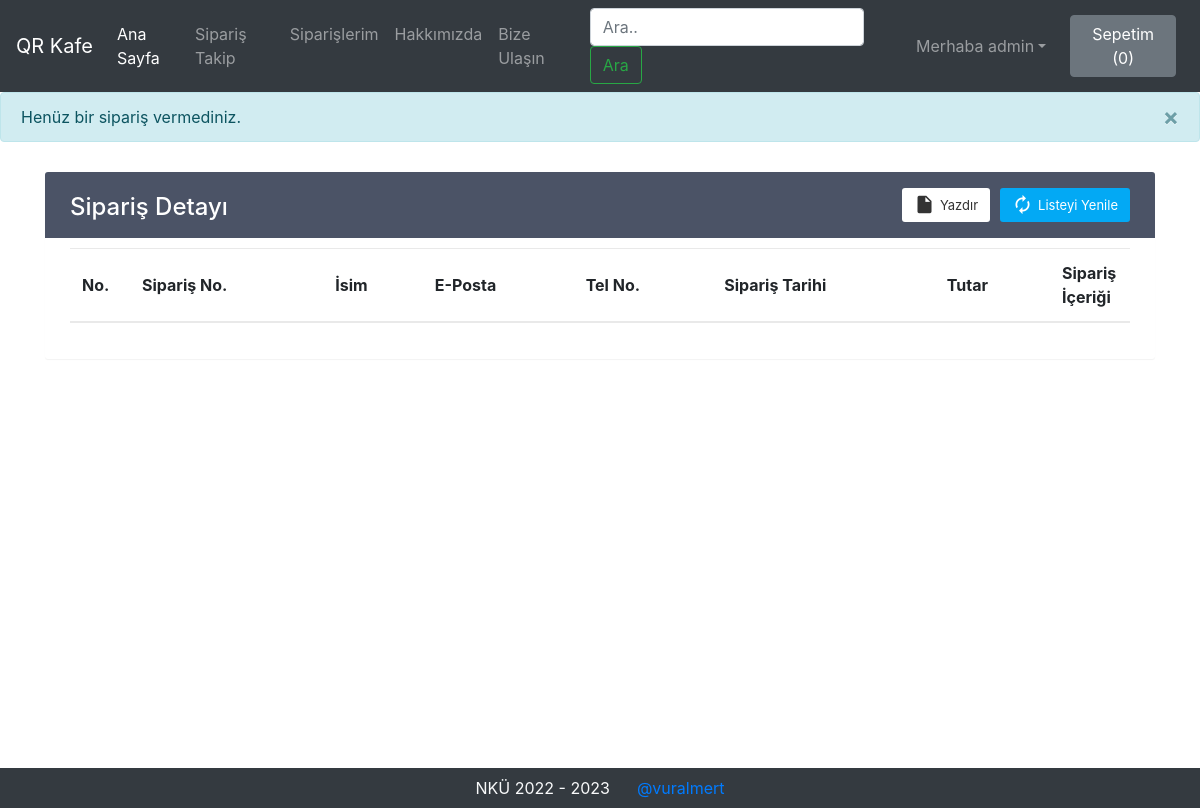
Before: /orders/ (signed in) with the older database file.
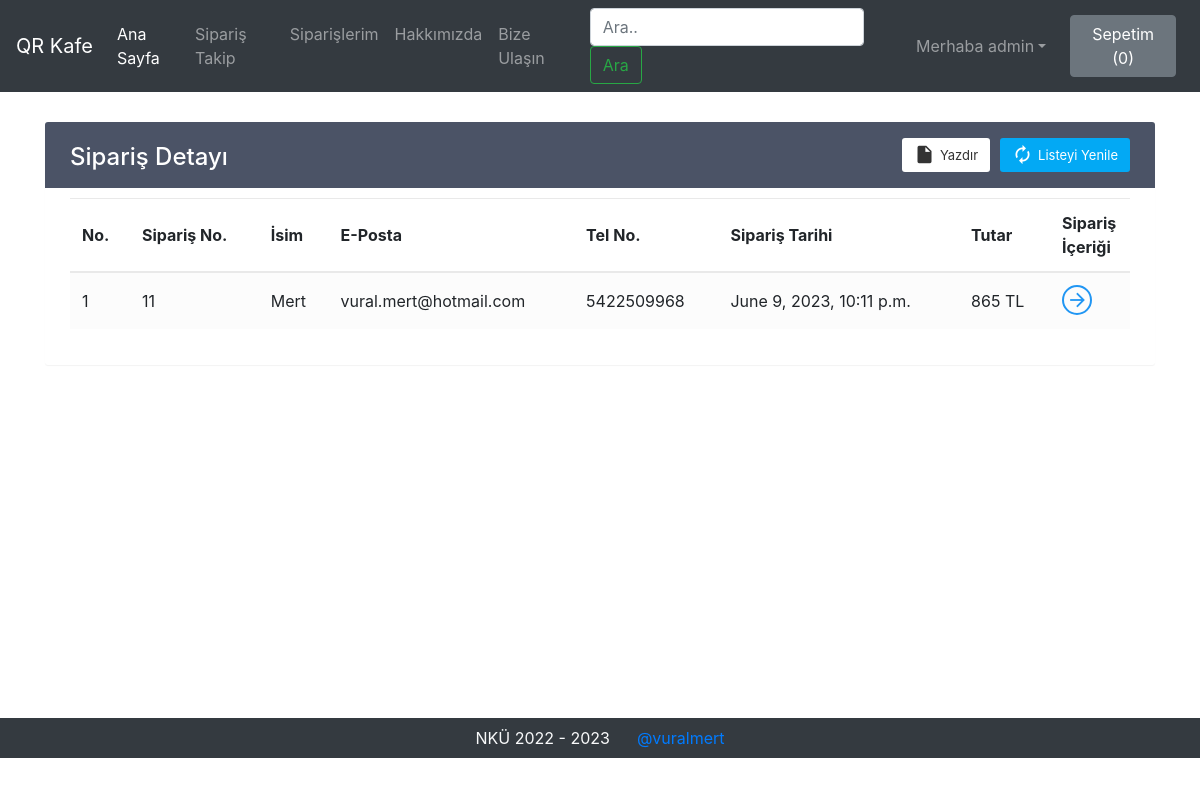
After: the same page with the newer database file.
### orders/models.py (models this page shows)
class Orders(models.Model):
    order_id = models.AutoField(primary_key=True)
    items_json = models.CharField(max_length=5000)
    userId = models.IntegerField(default=0)
    amount = models.IntegerField(default=0)
    name = models.CharField(max_length=90)
    email = models.CharField(max_length=111)
    table_no = models.CharField(max_length=111)
    phone = models.CharField(max_length=111, default="")
    timestamp = models.DateTimeField(default=timezone.now)

### orders/views.py (the view)
# urls.py: path('orders/', OrderView, name="Orders"),
def OrderView(request):
    if request.user.is_authenticated:
        current_user = request.user
        orderHistory = Orders.objects.filter(userId=current_user.id)
        if len(orderHistory) == 0:
            messages.info(request, "Henüz bir sipariş vermediniz.")
            return render(request, 'orderView.html')
        return render(request, 'orderView.html', {'orderHistory': orderHistory})
    return render(request, 'orderView.html')

### templates/orderView.html (shortened to what this page needs)
{% extends 'basic.html' %}
{% block body %}
{% if user.is_authenticated %}
<div class="container" id="cont">
    <div class="table-wrapper">
        <div class="table-title">
            <div class="row">
                <div class="col-sm-4">
                    <h2>Sipariş Detayı</h2>
                </div>
                <div class="col-sm-8">
                    <a href="" class="btn btn-primary"><i class="material-icons">&#xE863;</i> <span>Listeyi Yenile</span></a>
                    <a href="#" onclick="window.print()" class="btn btn-info"><i class="material-icons">&#xE24D;</i> <span>Yazdır</span></a>
                </div>
            </div>
        </div>
        <table class="table table-striped table-hover">
            <thead>
                <tr>
                    <th>No.</th>
                    <th>Sipariş No.</th>
                    <th>İsim</th>
                    <th>E-Posta</th>
                    <th>Tel No.</th>
                    <th>Sipariş Tarihi</th>
                    <th>Tutar</th>
                    <th>Sipariş İçeriği</th>
                </tr>
            </thead>
            <tbody>
                {% for i in orderHistory %}
                <tr>
                    <td class="count"></td>
                    <td>{{i.order_id}}</td>
                    <td>{{i.name}}</td>
                    <td>{{i.email}}</td>
                    <td>{{i.phone}}</td>
                    <td>{{i.timestamp}}</td>
                    <td>{{i.amount}} TL</td>
                    <td><a href="#" id="click{{i.order_id}}" class="view" title="View Details"><i class="material-icons">&#xE5C8;</i></a></td>
                </tr>
                {% endfor %}
            </tbody>
        </table>
    </div>
</div>
{% else %}
    <div id="cont2">
        <div class="alert alert-info">
            <font style="font-size:22px"><center><strong><a class="alert-link" data-toggle="modal" data-target="#loginModal">Önce Giriş Yapmalısınız</a></strong></center></font>
        </div>
    </div>
{% endif %}
{% endblock %}

### templates/basic.html (shortened to what this page needs)
<!doctype html>
<html lang="en">
  <head>
    <link rel="stylesheet" href="https://stackpath.bootstrapcdn.com/bootstrap/4.2.1/css/bootstrap.min.css">
    <link rel="stylesheet" href="https://stackpath.bootstrapcdn.com/bootstrap/4.3.1/css/bootstrap.min.css">
    <link rel="stylesheet" href="https://use.fontawesome.com/releases/v5.8.2/css/all.css">
  </head>
  <body>
    <nav class="navbar navbar-expand-lg navbar-dark bg-dark">
      <a class="navbar-brand" href="/home">QR Kafe</a>
      <div class="collapse navbar-collapse" id="navbarSupportedContent">
        <ul class="navbar-nav mr-auto">
          <li class="nav-item active">
            <a class="nav-link" href="/home">Ana Sayfa <span class="sr-only">(current)</span></a>
          </li>
          <li class="nav-item">
            <a class="nav-link" href="/tracker">Sipariş Takip</a>
          </li>
          <li class="nav-item">
            <a class="nav-link" href="/orders/">Siparişlerim</a>
          </li>
          <li class="nav-item">
            <a class="nav-link" href="/about">Hakkımızda</a>
          </li>
          <li class="nav-item">
            <a class="nav-link" href="/contact">Bize Ulaşın</a>
          </li>
        </ul>
        <form method="get" action="/search" class="form-inline my-2 my-lg-0 mx-3">
          <input class="form-control mr-sm-2" type="search" name="search" id="search" placeholder="Ara.." aria-label="Search" required>
          <button class="btn btn-outline-success my-2 my-sm-0" type="submit">Ara</button>
        </form>
        {% if user.is_authenticated %}
        <ul class="navbar-nav mr-2">
          <li class="nav-item dropdown">
            <a class="nav-link dropdown-toggle" href='#' id="navbarDropdown" role="button" data-toggle="dropdown"> Merhaba {{request.user}}</a>
          </li>
        </ul>
        {% else %}
        <button type="button" class="btn btn-success mx-2" data-toggle="modal" data-target="#loginModal">Giriş</button>
        <button type="button" class="btn btn-success mx-2" data-toggle="modal" data-target="#signupModal">Kayıt Ol</button>
        {% endif %}
        <button type="button" class="btn btn-secondary mx-2" id="popcart" data-container="body" data-html="true" data-toggle="popover" title="Sepetim" data-placement="bottom" data-content="Bottom popover">
          Sepetim (<span id="cart">0</span>)
        </button>
      </div>
    </nav>
    {% if messages %}
        {% for message in messages %}
          <div class="alert alert-{{ message.tags }} alert-dismissible mb-0" role="alert">
            <button type="button" class="close" data-dismiss="alert"><span aria-hidden="true">×</span></button>
            {{ message }}
          </div>
        {% endfor %}
    {% endif %}
    {% block body %} {% endblock %}
    <div class="footer container-fluid bg-dark text-light">
        <p class="text-center py-2 mb-0">NKÜ 2022 - 2023 &nbsp;&nbsp;&nbsp;&nbsp;&nbsp;<a href="https://github.com/vuralmert" target="_blank" rel="noopener noreferrer">@vuralmert</a></p>
    </div>
  </body>
</html>

Changed rows visible on the page:
added Orders: order_id "11", name "Mert", email "vural.mert@hotmail.com", phone "5422509968", timestamp "June 9, 2023, 10:11 p.m.", amount "865"
Other visible differences:
list line gone: "× Henüz bir sipariş vermediniz."
